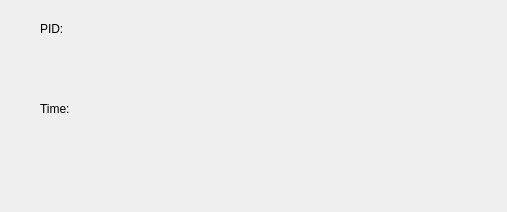
<?xml version="1.0" encoding="UTF-8"?>
<ui version="4.0">
 <class>Show</class>
 <widget class="QWidget" name="Show">
  <property name="geometry">
   <rect>
    <x>0</x>
    <y>0</y>
    <width>507</width>
    <height>212</height>
   </rect>
  </property>
  <property name="windowTitle">
   <string>Show</string>
  </property>
  <widget class="QLabel" name="label">
   <property name="geometry">
    <rect>
     <x>40</x>
     <y>100</y>
     <width>67</width>
     <height>17</height>
    </rect>
   </property>
   <property name="text">
    <string>Time:</string>
   </property>
  </widget>
  <widget class="QLabel" name="label_2">
   <property name="geometry">
    <rect>
     <x>110</x>
     <y>100</y>
     <width>261</width>
     <height>17</height>
    </rect>
   </property>
   <property name="text">
    <string/>
   </property>
  </widget>
  <widget class="QLabel" name="label_3">
   <property name="geometry">
    <rect>
     <x>40</x>
     <y>20</y>
     <width>67</width>
     <height>17</height>
    </rect>
   </property>
   <property name="text">
    <string>PID:</string>
   </property>
  </widget>
  <widget class="QLabel" name="label_4">
   <property name="geometry">
    <rect>
     <x>110</x>
     <y>20</y>
     <width>67</width>
     <height>17</height>
    </rect>
   </property>
   <property name="text">
    <string/>
   </property>
  </widget>
 </widget>
 <layoutdefault spacing="6" margin="11"/>
 <resources/>
 <connections/>
</ui>
